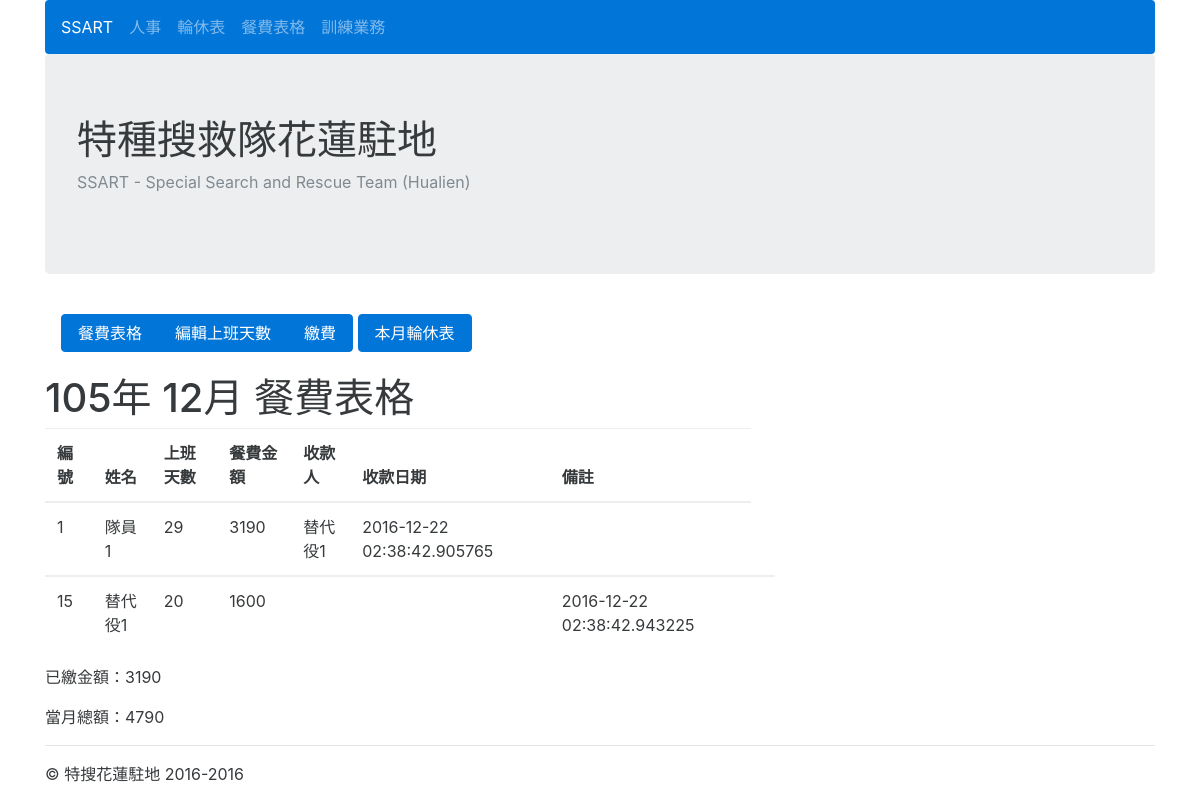
The page /tablemoney/135/ on the database as committed earlier.
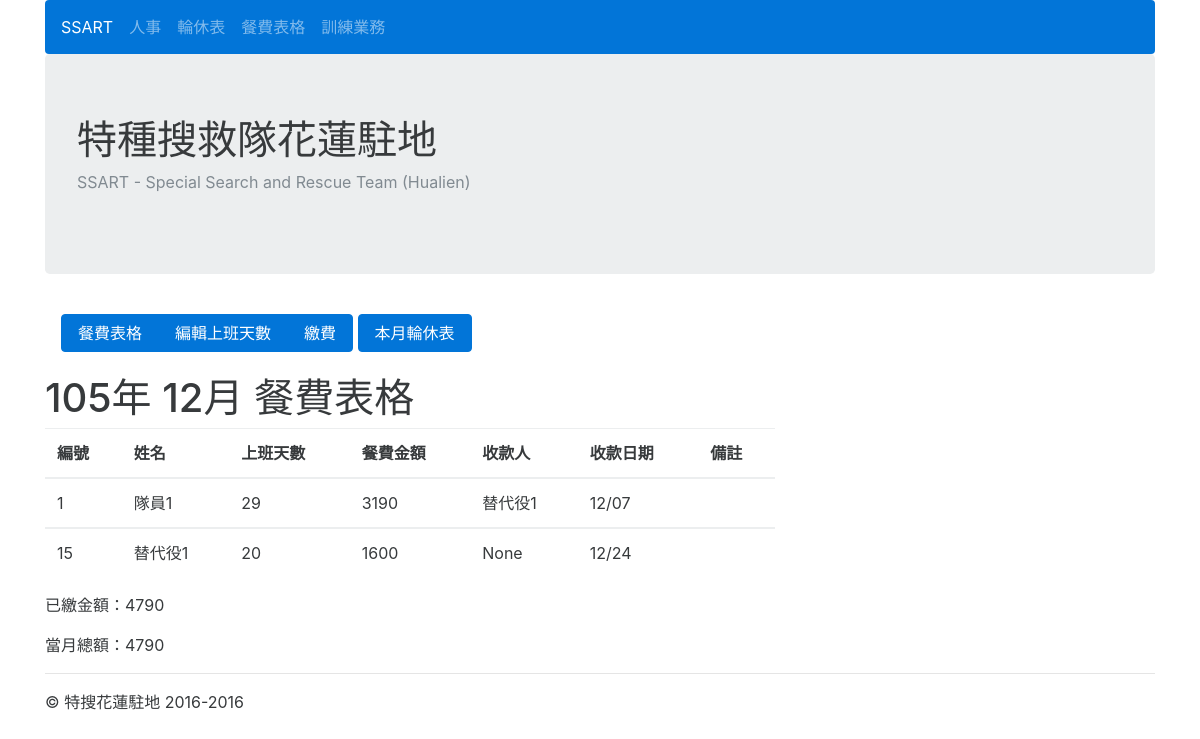
The same page on the database as committed later.
### tablemoney/models.py (models this page shows, shortened)
class TableMoney(models.Model):
	name = models.ForeignKey(UserProfile)
	month = models.ForeignKey(Month)
	year = models.PositiveIntegerField()
	day_price = models.IntegerField(null=True, blank=True)
	totle_price = models.IntegerField(default=1,null=True, blank=True)
	workday_count = models.PositiveIntegerField(default=0)
	pay_off = models.BooleanField(default=False)
	payee = models.ForeignKey(Payee, null=True, blank=True)
	note = models.CharField(max_length=20, blank=True)
	pay_date = models.CharField(max_length=20, blank=True)
	identify = models.CharField(max_length=20)
	class Meta:
		ordering = ['name']

class Month(models.Model):
	month = models.CharField(max_length=20, choices=MONTH_CHOICES)
	year = models.PositiveIntegerField()
	month_total = models.IntegerField(default=0)
	name = models.ManyToManyField(UserProfile, through='TableMoney')
	current_money = models.IntegerField(default=0)
	class Meta:
		ordering = ['-pk']

### userprofile/models.py (models this page shows, shortened)
class UserProfile(models.Model):
	name = models.CharField(max_length=20)
	rank = models.CharField(max_length=20, choices=RANK_CHOICES)
	number = models.IntegerField()
	mobile_phone = models.CharField(max_length=20, null=True, blank=True)
	home_phone = models.CharField(max_length=20, null=True, blank=True)
	emergency_call = models.CharField(max_length=20, null=True, blank=True)
	eat = models.BooleanField(default=True)
	objects = models.Manager()
	members = MemberManager()
	substitutes = SubstituteManager()
	eats = EatManager()
	def __str__(self):
		return self.name
	class Meta:
		ordering = ['number']

class Payee(models.Model):
	name = models.CharField(max_length=20)
	def __str__(self):
		return self.name

### tablemoney/views.py (the view)
# urls.py: url(r'(?P<pk>\d+)/$', views.table_money_detail, name='table_money_detail'),
def table_money_detail(request, pk):
	from holiday.models import HolidayMonth
	months = get_object_or_404(Month, pk=pk)
	table_moneys = months.tablemoney_set.all()
	holiday = get_object_or_404(HolidayMonth, month=months.month, year=months.year)
	context = {
		'months':months,
		'table_moneys':table_moneys,
		'holiday':holiday,
	}
	return render(request, 'table_money_detail.html', context)

### holiday/models.py (called while the page is built)
	def get_absolute_url(self):
		return reverse ('holiday_detail', kwargs={'pk':self.pk})

### tablemoney/templates/table_money_detail.html (shortened to what this page needs)
{% extends 'base.html' %}
{% block content %}
<nav class="navbar">
  <div class="btn-group">
    <a href={% url 'table_money_list' %} class="btn btn-primary"> 餐費表格</a>
    <a href={{ holiday.get_absolute_url }} class="btn btn-primary"> 編輯上班天數</a>
    <a href={%  url 'table_money_pay' pk=months.pk  %} class="btn btn-primary"> 繳費</a>
  </div>
  <a href="{{ holiday.get_absolute_url }}" class="btn btn-primary">本月輪休表</a>
</nav>
<p>
<p><h1>{{ months.year }}年 {{ months.month }}月 餐費表格</h1>
<div class="row">
  <div class="col-lg-8">
    <table class="table table-hover">
      <thead>
        <tr>
          <th>編號</th>
          <th>姓名</th>
          <th>上班天數</th>
          <th>餐費金額</th>
          <th>收款人</th>
          <th>收款日期</th>
          <th>備註</th>
        </tr>
      </thead>
          {% for table_money in table_moneys %}
      <tbody>
        <tr>
          {% if table_money.pay_off == True %}
          <td>{{table_money.name.number}}</td>
          <td>{{table_money.name}}</td>
          <td>{{table_money.workday_count}}</td>
          <td>{{table_money.totle_price}}</td>
          <td>{{table_money.payee}} </td>
          {% else %}
          <td>{{table_money.name.number}}</td>
          <td>{{table_money.name}}</td>
          <td>{{table_money.workday_count}}</td>
          <td>{{table_money.totle_price}}</td>
          <td> </td>
          <td> </td>
          {% endif %}
          <td>{{table_money.pay_date}}</td>
          <td>{{table_money.note}}</td>
        </tr>
      </tbody>
          {% endfor %}
    </table>
  </div>
</div>
<div class="row">
  <div class="col-lg-6">
    <p>已繳金額：{{ months.current_money }}</p>
    當月總額：{{ months.month_total }}
  </div>
</div>
{% endblock %}

Rows that differ between the two databases and show on the page:
changed Month: current_money "3190" → "4790"
changed TableMoney "隊員1": pay_date "2016-12-22 02:38:42.905765" → "12/07"
changed TableMoney: pay_off False → True (drawn); payee (not shown) → "None"; pay_date "2016-12-22 02:38:42.943225" → "12/24"
